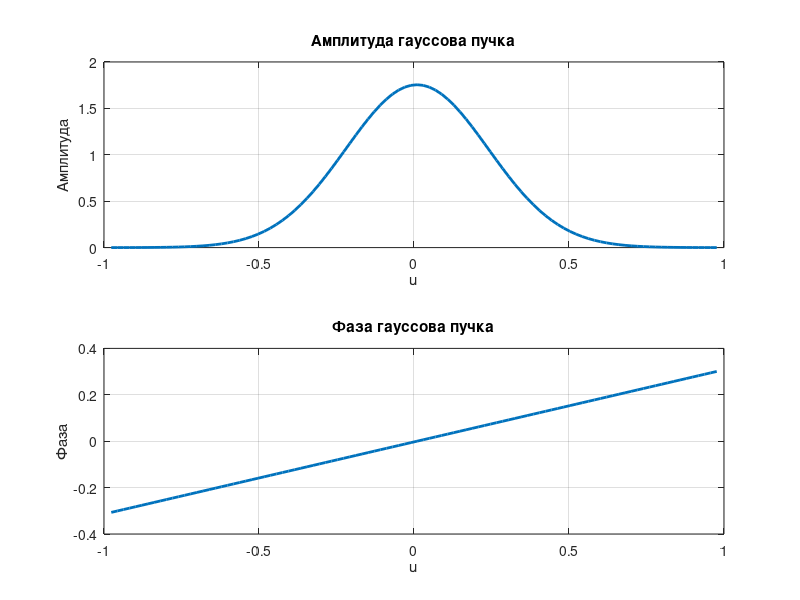

This figure's MATLAB source:

% Для аналитики применить не финитное
% преобразование. Использовать свойства
% преобразования Фурье.
% Параметры
N = 100; % Размерность вектора f
M = 512; % Размерность после дополнения нулями
a = 5;
hx = 2 * a / N; % Шаг по x
input_field = @(x) exp(-x.^2);

% Шаг 1: Дискретизация входной функции f(x)
x = linspace(-a, a, N);
f = input_field(x);

% Шаг 2: Дополнение вектора f нулями до размерности M
f_padded = [zeros(1, (M-N)/2), f, zeros(1, (M-N)/2)];

% Шаг 3: Разбить вектор f на две половины и поменять их местами
f_swapped = [f_padded((M/2+1):end), f_padded(1:(M/2))];

% Шаг 4: Выполнить БПФ от f и умножить результат на шаг hx
F = fft(f_swapped) * hx;

% Шаг 5: Разбить вектор F на две половины и поменять их местами
F = [F((M/2+1):end), F(1:(M/2))];

% Шаг 6: «Вырезать» центральную часть вектора F, оставив центральные N элементов
F = F((M/2-N/2+1):(M/2+N/2));

% Шаг 7: Пересчитать область задания функции Fa(u) по формуле (7)
b = N^2 / (4 * a * M);
u = linspace(-b, b, N);

% Построение графика амплитуды
figure;
subplot(2, 1, 1);
plot(u, abs(F), 'LineWidth', 2);
title('Амплитуда гауссова пучка');
xlabel('u');
ylabel('Амплитуда');
grid on;

% Построение графика фазы
subplot(2, 1, 2);
plot(u, angle(F), 'LineWidth', 2);
title('Фаза гауссова пучка');
xlabel('u');
ylabel('Фаза');
grid on;

